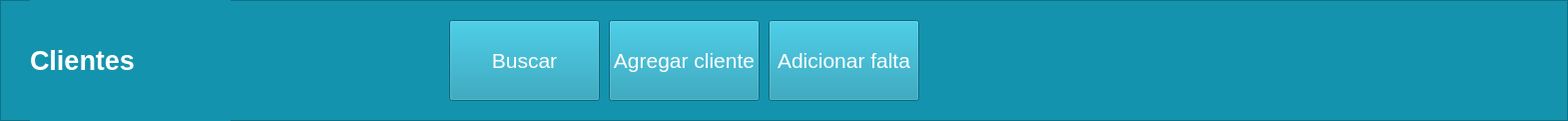
   <widget class="QFrame" name="frame">
    <property name="geometry">
     <rect>
      <x>401</x>
      <y>0</y>
      <width>1571</width>
      <height>121</height>
     </rect>
    </property>
    <property name="styleSheet">
     <string notr="true">background-color: rgb(20, 147, 174);</string>
    </property>
    <property name="frameShape">
     <enum>QFrame::StyledPanel</enum>
    </property>
    <property name="frameShadow">
     <enum>QFrame::Raised</enum>
    </property>
    <widget class="QLabel" name="Title_2">
     <property name="geometry">
      <rect>
       <x>30</x>
       <y>0</y>
       <width>201</width>
       <height>121</height>
      </rect>
     </property>
     <property name="palette">
      <palette>
       <active>
        <colorrole role="WindowText">
         <brush brushstyle="SolidPattern">
          <color alpha="255">
           <red>255</red>
           <green>255</green>
           <blue>255</blue>
          </color>
         </brush>
        </colorrole>
        <colorrole role="Button">
         <brush brushstyle="SolidPattern">
          <color alpha="255">
           <red>20</red>
           <green>147</green>
           <blue>174</blue>
          </color>
         </brush>
        </colorrole>
        <colorrole role="Base">
         <brush brushstyle="SolidPattern">
          <color alpha="255">
           <red>20</red>
           <green>147</green>
           <blue>174</blue>
          </color>
         </brush>
        </colorrole>
        <colorrole role="Window">
         <brush brushstyle="SolidPattern">
          <color alpha="255">
           <red>20</red>
           <green>147</green>
           <blue>174</blue>
          </color>
         </brush>
        </colorrole>
       </active>
       <inactive>
        <colorrole role="WindowText">
         <brush brushstyle="SolidPattern">
          <color alpha="255">
           <red>255</red>
           <green>255</green>
           <blue>255</blue>
          </color>
         </brush>
        </colorrole>
        <colorrole role="Button">
         <brush brushstyle="SolidPattern">
          <color alpha="255">
           <red>20</red>
           <green>147</green>
           <blue>174</blue>
          </color>
         </brush>
        </colorrole>
        <colorrole role="Base">
         <brush brushstyle="SolidPattern">
          <color alpha="255">
           <red>20</red>
           <green>147</green>
           <blue>174</blue>
          </color>
         </brush>
        </colorrole>
        <colorrole role="Window">
         <brush brushstyle="SolidPattern">
          <color alpha="255">
           <red>20</red>
           <green>147</green>
           <blue>174</blue>
          </color>
         </brush>
        </colorrole>
       </inactive>
       <disabled>
        <colorrole role="WindowText">
         <brush brushstyle="SolidPattern">
          <color alpha="255">
           <red>120</red>
           <green>120</green>
           <blue>120</blue>
          </color>
         </brush>
        </colorrole>
        <colorrole role="Button">
         <brush brushstyle="SolidPattern">
          <color alpha="255">
           <red>20</red>
           <green>147</green>
           <blue>174</blue>
          </color>
         </brush>
        </colorrole>
        <colorrole role="Base">
         <brush brushstyle="SolidPattern">
          <color alpha="255">
           <red>20</red>
           <green>147</green>
           <blue>174</blue>
          </color>
         </brush>
        </colorrole>
        <colorrole role="Window">
         <brush brushstyle="SolidPattern">
          <color alpha="255">
           <red>20</red>
           <green>147</green>
           <blue>174</blue>
          </color>
         </brush>
        </colorrole>
       </disabled>
      </palette>
     </property>
     <property name="font">
      <font>
       <family>MS Shell Dlg 2</family>
       <pointsize>20</pointsize>
       <weight>75</weight>
       <italic>false</italic>
       <bold>true</bold>
       <strikeout>false</strikeout>
      </font>
     </property>
     <property name="text">
      <string>Clientes</string>
     </property>
    </widget>
    <widget class="QPushButton" name="botAdcFal">
     <property name="geometry">
      <rect>
       <x>770</x>
       <y>20</y>
       <width>151</width>
       <height>81</height>
      </rect>
     </property>
     <property name="palette">
      <palette>
       <active>
        <colorrole role="Button">
         <brush brushstyle="SolidPattern">
          <color alpha="255">
           <red>20</red>
           <green>147</green>
           <blue>174</blue>
          </color>
         </brush>
        </colorrole>
        <colorrole role="Text">
         <brush brushstyle="SolidPattern">
          <color alpha="255">
           <red>255</red>
           <green>255</green>
           <blue>255</blue>
          </color>
         </brush>
        </colorrole>
        <colorrole role="ButtonText">
         <brush brushstyle="SolidPattern">
          <color alpha="255">
           <red>255</red>
           <green>255</green>
           <blue>255</blue>
          </color>
         </brush>
        </colorrole>
        <colorrole role="Base">
         <brush brushstyle="SolidPattern">
          <color alpha="255">
           <red>20</red>
           <green>147</green>
           <blue>174</blue>
          </color>
         </brush>
        </colorrole>
        <colorrole role="Window">
         <brush brushstyle="SolidPattern">
          <color alpha="255">
           <red>20</red>
           <green>147</green>
           <blue>174</blue>
          </color>
         </brush>
        </colorrole>
        <colorrole role="PlaceholderText">
         <brush brushstyle="SolidPattern">
          <color alpha="128">
           <red>255</red>
           <green>255</green>
           <blue>255</blue>
          </color>
         </brush>
        </colorrole>
       </active>
       <inactive>
        <colorrole role="Button">
         <brush brushstyle="SolidPattern">
          <color alpha="255">
           <red>20</red>
           <green>147</green>
           <blue>174</blue>
          </color>
         </brush>
        </colorrole>
        <colorrole role="Text">
         <brush brushstyle="SolidPattern">
          <color alpha="255">
           <red>255</red>
           <green>255</green>
           <blue>255</blue>
          </color>
         </brush>
        </colorrole>
        <colorrole role="ButtonText">
         <brush brushstyle="SolidPattern">
          <color alpha="255">
           <red>255</red>
           <green>255</green>
           <blue>255</blue>
          </color>
         </brush>
        </colorrole>
        <colorrole role="Base">
         <brush brushstyle="SolidPattern">
          <color alpha="255">
           <red>20</red>
           <green>147</green>
           <blue>174</blue>
          </color>
         </brush>
        </colorrole>
        <colorrole role="Window">
         <brush brushstyle="SolidPattern">
          <color alpha="255">
           <red>20</red>
           <green>147</green>
           <blue>174</blue>
          </color>
         </brush>
        </colorrole>
        <colorrole role="PlaceholderText">
         <brush brushstyle="SolidPattern">
          <color alpha="128">
           <red>255</red>
           <green>255</green>
           <blue>255</blue>
          </color>
         </brush>
        </colorrole>
       </inactive>
       <disabled>
        <colorrole role="Button">
         <brush brushstyle="SolidPattern">
          <color alpha="255">
           <red>20</red>
           <green>147</green>
           <blue>174</blue>
          </color>
         </brush>
        </colorrole>
        <colorrole role="Text">
         <brush brushstyle="SolidPattern">
          <color alpha="255">
           <red>120</red>
           <green>120</green>
           <blue>120</blue>
          </color>
         </brush>
        </colorrole>
        <colorrole role="ButtonText">
         <brush brushstyle="SolidPattern">
          <color alpha="255">
           <red>120</red>
           <green>120</green>
           <blue>120</blue>
          </color>
         </brush>
        </colorrole>
        <colorrole role="Base">
         <brush brushstyle="SolidPattern">
          <color alpha="255">
           <red>20</red>
           <green>147</green>
           <blue>174</blue>
          </color>
         </brush>
        </colorrole>
        <colorrole role="Window">
         <brush brushstyle="SolidPattern">
          <color alpha="255">
           <red>20</red>
           <green>147</green>
           <blue>174</blue>
          </color>
         </brush>
        </colorrole>
        <colorrole role="PlaceholderText">
         <brush brushstyle="SolidPattern">
          <color alpha="128">
           <red>0</red>
           <green>0</green>
           <blue>0</blue>
          </color>
         </brush>
        </colorrole>
       </disabled>
      </palette>
     </property>
     <property name="font">
      <font>
       <pointsize>16</pointsize>
       <stylestrategy>PreferDefault</stylestrategy>
       <kerning>true</kerning>
      </font>
     </property>
     <property name="styleSheet">
      <string notr="true">background-color: rgb(20, 147, 174);
gridline-color: rgb(255, 255, 255);
border-bottom-color: rgb(255, 255, 255);
border-color: rgb(255, 255, 255);</string>
     </property>
     <property name="text">
      <string>Adicionar falta</string>
     </property>
     <property name="icon">
      <iconset>
       <normaloff>../../Downloads/uco/POO/entornoVirtual/_92127008_thinkstockphotos-615094882.jpg</normaloff>../../Downloads/uco/POO/entornoVirtual/_92127008_thinkstockphotos-615094882.jpg</iconset>
     </property>
     <property name="iconSize">
      <size>
       <width>35</width>
       <height>30</height>
      </size>
     </property>
    </widget>
    <widget class="QPushButton" name="botAgrCli">
     <property name="geometry">
      <rect>
       <x>610</x>
       <y>20</y>
       <width>151</width>
       <height>81</height>
      </rect>
     </property>
     <property name="palette">
      <palette>
       <active>
        <colorrole role="Button">
         <brush brushstyle="SolidPattern">
          <color alpha="255">
           <red>20</red>
           <green>147</green>
           <blue>174</blue>
          </color>
         </brush>
        </colorrole>
        <colorrole role="Text">
         <brush brushstyle="SolidPattern">
          <color alpha="255">
           <red>255</red>
           <green>255</green>
           <blue>255</blue>
          </color>
         </brush>
        </colorrole>
        <colorrole role="ButtonText">
         <brush brushstyle="SolidPattern">
          <color alpha="255">
           <red>255</red>
           <green>255</green>
           <blue>255</blue>
          </color>
         </brush>
        </colorrole>
        <colorrole role="Base">
         <brush brushstyle="SolidPattern">
          <color alpha="255">
           <red>20</red>
           <green>147</green>
           <blue>174</blue>
          </color>
         </brush>
        </colorrole>
        <colorrole role="Window">
         <brush brushstyle="SolidPattern">
          <color alpha="255">
           <red>20</red>
           <green>147</green>
           <blue>174</blue>
          </color>
         </brush>
        </colorrole>
        <colorrole role="PlaceholderText">
         <brush brushstyle="SolidPattern">
          <color alpha="128">
           <red>255</red>
           <green>255</green>
           <blue>255</blue>
          </color>
         </brush>
        </colorrole>
       </active>
       <inactive>
        <colorrole role="Button">
         <brush brushstyle="SolidPattern">
          <color alpha="255">
           <red>20</red>
           <green>147</green>
           <blue>174</blue>
          </color>
         </brush>
        </colorrole>
        <colorrole role="Text">
         <brush brushstyle="SolidPattern">
          <color alpha="255">
           <red>255</red>
           <green>255</green>
           <blue>255</blue>
          </color>
         </brush>
        </colorrole>
        <colorrole role="ButtonText">
         <brush brushstyle="SolidPattern">
          <color alpha="255">
           <red>255</red>
           <green>255</green>
           <blue>255</blue>
          </color>
         </brush>
        </colorrole>
        <colorrole role="Base">
         <brush brushstyle="SolidPattern">
          <color alpha="255">
           <red>20</red>
           <green>147</green>
           <blue>174</blue>
          </color>
         </brush>
        </colorrole>
        <colorrole role="Window">
         <brush brushstyle="SolidPattern">
          <color alpha="255">
           <red>20</red>
           <green>147</green>
           <blue>174</blue>
          </color>
         </brush>
        </colorrole>
        <colorrole role="PlaceholderText">
         <brush brushstyle="SolidPattern">
          <color alpha="128">
           <red>255</red>
           <green>255</green>
           <blue>255</blue>
          </color>
         </brush>
        </colorrole>
       </inactive>
       <disabled>
        <colorrole role="Button">
         <brush brushstyle="SolidPattern">
          <color alpha="255">
           <red>20</red>
           <green>147</green>
           <blue>174</blue>
          </color>
         </brush>
        </colorrole>
        <colorrole role="Text">
         <brush brushstyle="SolidPattern">
          <color alpha="255">
           <red>120</red>
           <green>120</green>
           <blue>120</blue>
          </color>
         </brush>
        </colorrole>
        <colorrole role="ButtonText">
         <brush brushstyle="SolidPattern">
          <color alpha="255">
           <red>120</red>
           <green>120</green>
           <blue>120</blue>
          </color>
         </brush>
        </colorrole>
        <colorrole role="Base">
         <brush brushstyle="SolidPattern">
          <color alpha="255">
           <red>20</red>
           <green>147</green>
           <blue>174</blue>
          </color>
         </brush>
        </colorrole>
        <colorrole role="Window">
         <brush brushstyle="SolidPattern">
          <color alpha="255">
           <red>20</red>
           <green>147</green>
           <blue>174</blue>
          </color>
         </brush>
        </colorrole>
        <colorrole role="PlaceholderText">
         <brush brushstyle="SolidPattern">
          <color alpha="128">
           <red>0</red>
           <green>0</green>
           <blue>0</blue>
          </color>
         </brush>
        </colorrole>
       </disabled>
      </palette>
     </property>
     <property name="font">
      <font>
       <pointsize>16</pointsize>
       <stylestrategy>PreferDefault</stylestrategy>
       <kerning>true</kerning>
      </font>
     </property>
     <property name="styleSheet">
      <string notr="true">background-color: rgb(20, 147, 174);
gridline-color: rgb(255, 255, 255);
border-bottom-color: rgb(255, 255, 255);
border-color: rgb(255, 255, 255);</string>
     </property>
     <property name="text">
      <string>Agregar cliente</string>
     </property>
     <property name="icon">
      <iconset>
       <normaloff>../../Downloads/uco/POO/entornoVirtual/_92127008_thinkstockphotos-615094882.jpg</normaloff>../../Downloads/uco/POO/entornoVirtual/_92127008_thinkstockphotos-615094882.jpg</iconset>
     </property>
     <property name="iconSize">
      <size>
       <width>35</width>
       <height>30</height>
      </size>
     </property>
    </widget>
    <widget class="QPushButton" name="botBusCli">
     <property name="geometry">
      <rect>
       <x>450</x>
       <y>20</y>
       <width>151</width>
       <height>81</height>
      </rect>
     </property>
     <property name="palette">
      <palette>
       <active>
        <colorrole role="Button">
         <brush brushstyle="SolidPattern">
          <color alpha="255">
           <red>20</red>
           <green>147</green>
           <blue>174</blue>
          </color>
         </brush>
        </colorrole>
        <colorrole role="Text">
         <brush brushstyle="SolidPattern">
          <color alpha="255">
           <red>255</red>
           <green>255</green>
           <blue>255</blue>
          </color>
         </brush>
        </colorrole>
        <colorrole role="ButtonText">
         <brush brushstyle="SolidPattern">
          <color alpha="255">
           <red>255</red>
           <green>255</green>
           <blue>255</blue>
          </color>
         </brush>
        </colorrole>
        <colorrole role="Base">
         <brush brushstyle="SolidPattern">
          <color alpha="255">
           <red>20</red>
           <green>147</green>
           <blue>174</blue>
          </color>
         </brush>
        </colorrole>
        <colorrole role="Window">
         <brush brushstyle="SolidPattern">
          <color alpha="255">
           <red>20</red>
           <green>147</green>
           <blue>174</blue>
          </color>
         </brush>
        </colorrole>
        <colorrole role="PlaceholderText">
         <brush brushstyle="SolidPattern">
          <color alpha="128">
           <red>255</red>
           <green>255</green>
           <blue>255</blue>
          </color>
         </brush>
        </colorrole>
       </active>
       <inactive>
        <colorrole role="Button">
         <brush brushstyle="SolidPattern">
          <color alpha="255">
           <red>20</red>
           <green>147</green>
           <blue>174</blue>
          </color>
         </brush>
        </colorrole>
        <colorrole role="Text">
         <brush brushstyle="SolidPattern">
          <color alpha="255">
           <red>255</red>
           <green>255</green>
           <blue>255</blue>
          </color>
         </brush>
        </colorrole>
        <colorrole role="ButtonText">
         <brush brushstyle="SolidPattern">
          <color alpha="255">
           <red>255</red>
           <green>255</green>
           <blue>255</blue>
          </color>
         </brush>
        </colorrole>
        <colorrole role="Base">
         <brush brushstyle="SolidPattern">
          <color alpha="255">
           <red>20</red>
           <green>147</green>
           <blue>174</blue>
          </color>
         </brush>
        </colorrole>
        <colorrole role="Window">
         <brush brushstyle="SolidPattern">
          <color alpha="255">
           <red>20</red>
           <green>147</green>
           <blue>174</blue>
          </color>
         </brush>
        </colorrole>
        <colorrole role="PlaceholderText">
         <brush brushstyle="SolidPattern">
          <color alpha="128">
           <red>255</red>
           <green>255</green>
           <blue>255</blue>
          </color>
         </brush>
        </colorrole>
       </inactive>
       <disabled>
        <colorrole role="Button">
         <brush brushstyle="SolidPattern">
          <color alpha="255">
           <red>20</red>
           <green>147</green>
           <blue>174</blue>
          </color>
         </brush>
        </colorrole>
        <colorrole role="Text">
         <brush brushstyle="SolidPattern">
          <color alpha="255">
           <red>120</red>
           <green>120</green>
           <blue>120</blue>
          </color>
         </brush>
        </colorrole>
        <colorrole role="ButtonText">
         <brush brushstyle="SolidPattern">
          <color alpha="255">
           <red>120</red>
           <green>120</green>
           <blue>120</blue>
          </color>
         </brush>
        </colorrole>
        <colorrole role="Base">
         <brush brushstyle="SolidPattern">
          <color alpha="255">
           <red>20</red>
           <green>147</green>
           <blue>174</blue>
          </color>
         </brush>
        </colorrole>
        <colorrole role="Window">
         <brush brushstyle="SolidPattern">
          <color alpha="255">
           <red>20</red>
           <green>147</green>
           <blue>174</blue>
          </color>
         </brush>
        </colorrole>
        <colorrole role="PlaceholderText">
         <brush brushstyle="SolidPattern">
          <color alpha="128">
           <red>0</red>
           <green>0</green>
           <blue>0</blue>
          </color>
         </brush>
        </colorrole>
       </disabled>
      </palette>
     </property>
     <property name="font">
      <font>
       <pointsize>16</pointsize>
      </font>
     </property>
     <property name="styleSheet">
      <string notr="true">background-color: rgb(20, 147, 174);
gridline-color: rgb(255, 255, 255);
border-bottom-color: rgb(255, 255, 255);
border-color: rgb(255, 255, 255);</string>
     </property>
     <property name="text">
      <string>Buscar</string>
     </property>
     <property name="icon">
      <iconset>
       <normaloff>../../Downloads/uco/POO/entornoVirtual/_92127008_thinkstockphotos-615094882.jpg</normaloff>../../Downloads/uco/POO/entornoVirtual/_92127008_thinkstockphotos-615094882.jpg</iconset>
     </property>
     <property name="iconSize">
      <size>
       <width>35</width>
       <height>30</height>
      </size>
     </property>
    </widget>
   </widget>
